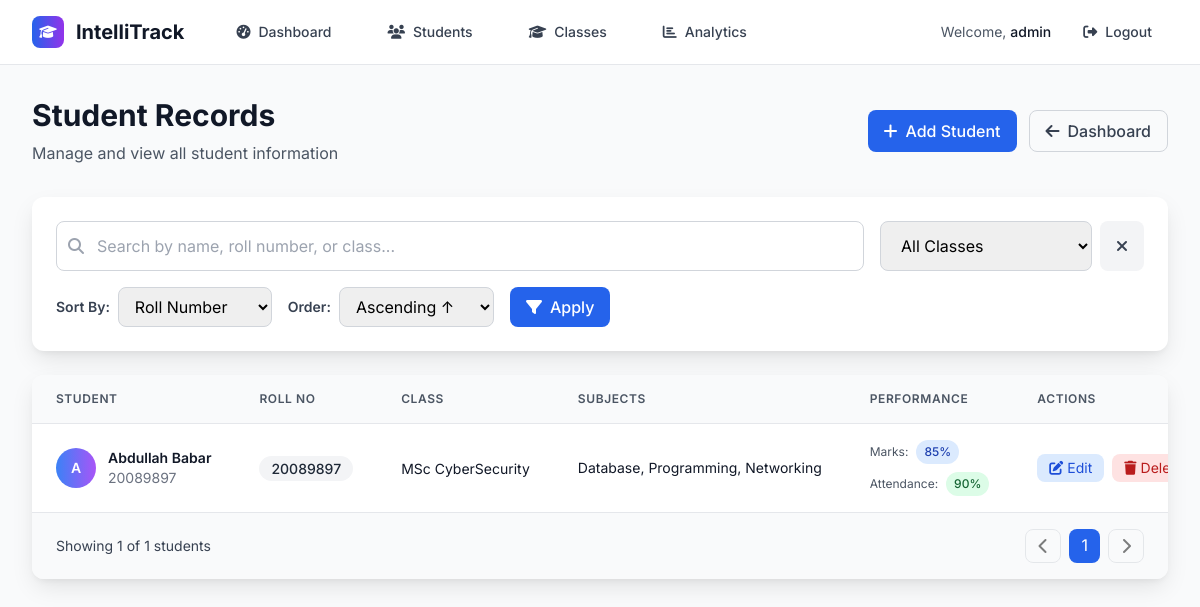
The app's page /view-students (signed in) with its own data.
### tables this page shows
CREATE TABLE students (
            id INTEGER PRIMARY KEY AUTOINCREMENT,
            name TEXT NOT NULL,
            roll_no TEXT UNIQUE NOT NULL,
            class_id INTEGER NOT NULL,
            subjects TEXT NOT NULL,
            marks INTEGER NOT NULL,
            attendance INTEGER NOT NULL,
            FOREIGN KEY (class_id) REFERENCES classes (id)
        );

CREATE TABLE classes (
            id INTEGER PRIMARY KEY AUTOINCREMENT,
            name TEXT UNIQUE NOT NULL,
            description TEXT,
            created_at TIMESTAMP DEFAULT CURRENT_TIMESTAMP
        );

### backend/routes.py (the view)
    @app.route('/view-students')
    @login_required
    def view_students():
        conn = get_db_connection()
        sort_by = request.args.get('sort_by', 'roll_no')  # Default sort by roll_no
        sort_order = request.args.get('sort_order', 'asc')  # Default ascending
        search_term = request.args.get('search', '')  # Search by name or roll_no
        class_filter = request.args.get('class', '')  # Filter by class
        query = '''
            SELECT s.*, c.name as class_name
            FROM students s
            JOIN classes c ON s.class_id = c.id
            WHERE 1=1
        '''
        params = []
        if search_term:
            query += ' AND (s.name LIKE ? OR s.roll_no LIKE ?)'
            search_pattern = f'%{search_term}%'
            params.extend([search_pattern, search_pattern])
        if class_filter:
            query += ' AND c.id = ?'
            params.append(int(class_filter))
        valid_sort_columns = {
            'name': 's.name',
            'roll_no': 's.roll_no',
            'marks': 's.marks',
            'attendance': 's.attendance',
            'class': 'c.name'
        }
        sort_column = valid_sort_columns.get(sort_by, 's.roll_no')
        sort_order = 'ASC' if sort_order.lower() == 'asc' else 'DESC'
        query += f' ORDER BY {sort_column} {sort_order}'
        students = conn.execute(query, params).fetchall()
        classes = conn.execute('SELECT * FROM classes ORDER BY name').fetchall()
        conn.close()
        return render_template('view_students.html',
                             students=students,
                             classes=classes,
                             current_sort=sort_by,
                             current_order=sort_order,
                             current_search=search_term,
                             current_filter=class_filter)

### backend/auth.py (called while the page is built)
def login_required(f):
    @wraps(f)
    def decorated_function(*args, **kwargs):
        if 'logged_in' not in session:
            return redirect(url_for('login'))
        return f(*args, **kwargs)
    return decorated_function

### backend/db.py (called while the page is built)
def get_db_connection():
    conn = sqlite3.connect(DATABASE)
    conn.row_factory = sqlite3.Row
    return conn

### frontend/templates/view_students.html (shortened to what this page needs)
{% extends "base.html" %}
{% block content %}
<div class="min-h-screen bg-gray-50 py-8">
    <div class="max-w-7xl mx-auto px-4 sm:px-6 lg:px-8">
        <div class="flex flex-col sm:flex-row justify-between items-start sm:items-center mb-8">
            <div class="mb-4 sm:mb-0">
                <h1 class="text-3xl font-bold text-gray-900 mb-2">Student Records</h1>
                <p class="text-gray-600">Manage and view all student information</p>
            </div>
            <div class="flex gap-3">
                <a href="{{ url_for('add_student') }}" class="inline-flex items-center px-4 py-2 bg-blue-600 text-white rounded-lg hover:bg-blue-700 transition-colors font-medium">
                    <i class="fas fa-plus mr-2"></i>Add Student
                </a>
                <a href="{{ url_for('dashboard') }}" class="inline-flex items-center px-4 py-2 border border-gray-300 text-gray-700 rounded-lg hover:bg-gray-50 transition-colors font-medium">
                    <i class="fas fa-arrow-left mr-2"></i>Dashboard
                </a>
            </div>
        </div>
        <div class="card-shadow bg-white rounded-xl p-6 mb-6">
            <div class="flex flex-col sm:flex-row gap-4 mb-4">
                <div class="flex-1">
                    <div class="relative">
                        <i class="fas fa-search absolute left-3 top-1/2 transform -translate-y-1/2 text-gray-400"></i>
                        <input
                            type="text"
                            id="searchInput"
                            placeholder="Search by name, roll number, or class..."
                            value="{{ current_search }}"
                            class="w-full pl-10 pr-4 py-3 border border-gray-300 rounded-lg focus:ring-2 focus:ring-blue-500 focus:border-blue-500 outline-none"
                        >
                    </div>
                </div>
                <div class="flex gap-2">
                    <select id="classFilter" class="px-4 py-3 border border-gray-300 rounded-lg focus:ring-2 focus:ring-blue-500 focus:border-blue-500 outline-none">
                        <option value="">All Classes</option>
                    </select>
                    <button onclick="clearFilters()" class="px-4 py-3 bg-gray-100 text-gray-700 rounded-lg hover:bg-gray-200 transition-colors">
                        <i class="fas fa-times"></i>
                    </button>
                </div>
            </div>
            <div class="flex flex-col sm:flex-row gap-4">
                <div class="flex items-center gap-2">
                    <label class="text-sm font-semibold text-gray-700">Sort By:</label>
                    <select id="sortBy" class="px-3 py-2 border border-gray-300 rounded-lg focus:ring-2 focus:ring-blue-500 focus:border-blue-500 outline-none">
                        <option value="roll_no" {% if current_sort == 'roll_no' %}selected{% endif %}>Roll Number</option>
                    </select>
                </div>
                <div class="flex items-center gap-2">
                    <label class="text-sm font-semibold text-gray-700">Order:</label>
                    <select id="sortOrder" class="px-3 py-2 border border-gray-300 rounded-lg focus:ring-2 focus:ring-blue-500 focus:border-blue-500 outline-none">
                        <option value="asc" {% if current_order == 'ASC' or current_order == 'asc' %}selected{% endif %}>Ascending ↑</option>
                    </select>
                </div>
                <button onclick="applySortAndFilter()" class="px-4 py-2 bg-blue-600 text-white rounded-lg hover:bg-blue-700 transition-colors font-medium">
                    <i class="fas fa-filter mr-2"></i>Apply
                </button>
            </div>
        </div>
        <div class="card-shadow bg-white rounded-xl overflow-hidden">
            {% if students %}
            <div class="overflow-x-auto">
                <table class="w-full">
                    <thead class="bg-gray-50 border-b border-gray-200">
                        <tr>
                            <th class="px-6 py-4 text-left text-xs font-semibold text-gray-600 uppercase tracking-wider">Student</th>
                            <th class="px-6 py-4 text-left text-xs font-semibold text-gray-600 uppercase tracking-wider">Roll No</th>
                            <th class="px-6 py-4 text-left text-xs font-semibold text-gray-600 uppercase tracking-wider">Class</th>
                            <th class="px-6 py-4 text-left text-xs font-semibold text-gray-600 uppercase tracking-wider">Subjects</th>
                            <th class="px-6 py-4 text-left text-xs font-semibold text-gray-600 uppercase tracking-wider">Performance</th>
                            <th class="px-6 py-4 text-left text-xs font-semibold text-gray-600 uppercase tracking-wider">Actions</th>
                        </tr>
                    </thead>
                    <tbody class="divide-y divide-gray-200" id="studentsTableBody">
                        {% for student in students %}
                        <tr class="hover:bg-gray-50 transition-colors student-row" data-class="{{ student.class }}" data-name="{{ student.name|lower }}" data-roll="{{ student.roll_no|lower }}">
                            <td class="px-6 py-4 whitespace-nowrap">
                                <div class="flex items-center">
                                    <div class="w-10 h-10 bg-gradient-to-r from-blue-500 to-purple-500 rounded-full flex items-center justify-center mr-3">
                                        <span class="text-white font-semibold text-sm">{{ student.name[0]|upper }}</span>
                                    </div>
                                    <div>
                                        <div class="text-sm font-semibold text-gray-900">{{ student.name }}</div>
                                        <div class="text-sm text-gray-500">{{ student.roll_no }}</div>
                                    </div>
                                </div>
                            </td>
                            <td class="px-6 py-4 whitespace-nowrap">
                                <span class="px-3 py-1 bg-gray-100 text-gray-800 rounded-full text-sm font-medium">{{ student.roll_no }}</span>
                            </td>
                            <td class="px-6 py-4 whitespace-nowrap">
                                <span class="text-sm text-gray-900">{{ student.class_name }}</span>
                            </td>
                            <td class="px-6 py-4">
                                <div class="text-sm text-gray-900 max-w-xs truncate" title="{{ student.subjects }}">{{ student.subjects }}</div>
                            </td>
                            <td class="px-6 py-4 whitespace-nowrap">
                                <div class="space-y-2">
                                    <div class="flex items-center">
                                        <span class="text-xs text-gray-600 mr-2">Marks:</span>
                                        <span class="px-2 py-1 inline-flex text-xs font-medium rounded-full
                                            {% if student.marks >= 90 %}bg-green-100 text-green-800
                                            {% elif student.marks >= 80 %}bg-blue-100 text-blue-800
                                            {% elif student.marks >= 70 %}bg-yellow-100 text-yellow-800
                                            {% elif student.marks >= 60 %}bg-orange-100 text-orange-800
                                            {% else %}bg-red-100 text-red-800{% endif %}">
                                            {{ student.marks }}%
                                        </span>
                                    </div>
                                    <div class="flex items-center">
                                        <span class="text-xs text-gray-600 mr-2">Attendance:</span>
                                        <span class="px-2 py-1 inline-flex text-xs font-medium rounded-full
                                            {% if student.attendance >= 90 %}bg-green-100 text-green-800
                                            {% elif student.attendance >= 80 %}bg-blue-100 text-blue-800
                                            {% elif student.attendance >= 70 %}bg-yellow-100 text-yellow-800
                                            {% else %}bg-red-100 text-red-800{% endif %}">
                                            {{ student.attendance }}%
                                        </span>
                                    </div>
                                </div>
                            </td>
                            <td class="px-6 py-4 whitespace-nowrap text-sm">
                                <div class="flex gap-2">
                                    <a href="{{ url_for('edit_student', id=student.id) }}"
                                       class="inline-flex items-center px-3 py-1 bg-blue-100 text-blue-700 rounded-lg hover:bg-blue-200 transition-colors">
                                        <i class="fas fa-edit mr-1"></i>Edit
                                    </a>
                                    <button onclick="confirmDelete({{ student.id }}, '{{ student.name }}')"
                                       class="inline-flex items-center px-3 py-1 bg-red-100 text-red-700 rounded-lg hover:bg-red-200 transition-colors">
                                        <i class="fas fa-trash mr-1"></i>Delete
                                    </button>
                                </div>
                            </td>
                        </tr>
                        {% endfor %}
                    </tbody>
                </table>
            </div>
            <div class="bg-gray-50 px-6 py-4 border-t border-gray-200">
                <div class="flex items-center justify-between">
                    <div class="text-sm text-gray-700">
                        Showing <span id="showingCount">{{ students|length }}</span> of <span id="totalCount">{{ students|length }}</span> students
                    </div>
                    <div class="flex gap-2">
                        <button id="prevBtn" class="px-3 py-1 border border-gray-300 rounded-lg hover:bg-gray-50 disabled:opacity-50 disabled:cursor-not-allowed" disabled>
                            <i class="fas fa-chevron-left"></i>
                        </button>
                        <span class="px-3 py-1 bg-blue-600 text-white rounded-lg">1</span>
                        <button id="nextBtn" class="px-3 py-1 border border-gray-300 rounded-lg hover:bg-gray-50 disabled:opacity-50 disabled:cursor-not-allowed" disabled>
                            <i class="fas fa-chevron-right"></i>
                        </button>
                    </div>
                </div>
            </div>
            {% endif %}
        </div>
    </div>
</div>
{% endblock %}

### frontend/templates/base.html (style rules this page uses)
body { font-family: 'Inter', sans-serif; }
.card-shadow { box-shadow: 0 10px 25px -3px rgba(0, 0, 0, 0.1), 0 4px 6px -2px rgba(0, 0, 0, 0.05); }

### records on screen
students: name "A", name "Abdullah Babar", roll_no "20089897", class_name "MSc CyberSecurity", subjects "Database, Programming, Networking", marks "85", attendance "90"

### other values on screen
{{ session.username }} "admin"
{{ students|length }} "1"
